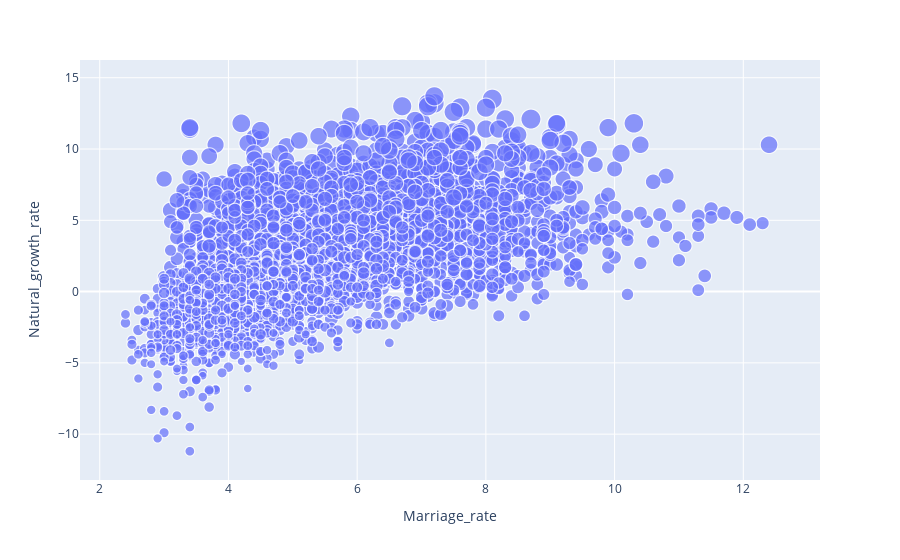

Notebook cell for this chart:
### Code cell
import plotly.express as px
px.scatter(df_korea_nomiss, x='Marriage_rate', y='Natural_growth_rate', hover_data=['Date', 'Region'], size='Birth_rate')

### Figure 1 — Plotly figure (JSON) as saved in the notebook; plotly's stock layout.template omitted (floating-point values rounded to 4 significant figures; data arrays with more than 128 entries replaced by an {"elided": "..."} marker saying what was removed)
{"data": [{"customdata": {"elided": "4709x2 str values"}, "hovertemplate": "Marriage_rate=%{x}<br>Natural_growth_rate=%{y}<br>Birth_rate=%{marker.size}<br>Date=%{customdata[0]}<br>Region=%{customdata[1]}<extra></extra>", "legendgroup": "", "marker": {"color": "#636efa", "size": {"elided": "4709 float values"}, "sizemode": "area", "sizeref": 0.04693, "symbol": "circle"}, "mode": "markers", "name": "", "showlegend": false, "type": "scattergl", "x": {"elided": "4709 float values"}, "xaxis": "x", "y": {"elided": "4709 float values"}, "yaxis": "y"}], "layout": {"legend": {"itemsizing": "constant", "tracegroupgap": 0}, "margin": {"t": 60}, "xaxis": {"anchor": "y", "domain": [0, 1], "title": {"text": "Marriage_rate"}}, "yaxis": {"anchor": "x", "domain": [0, 1], "title": {"text": "Natural_growth_rate"}}}}
